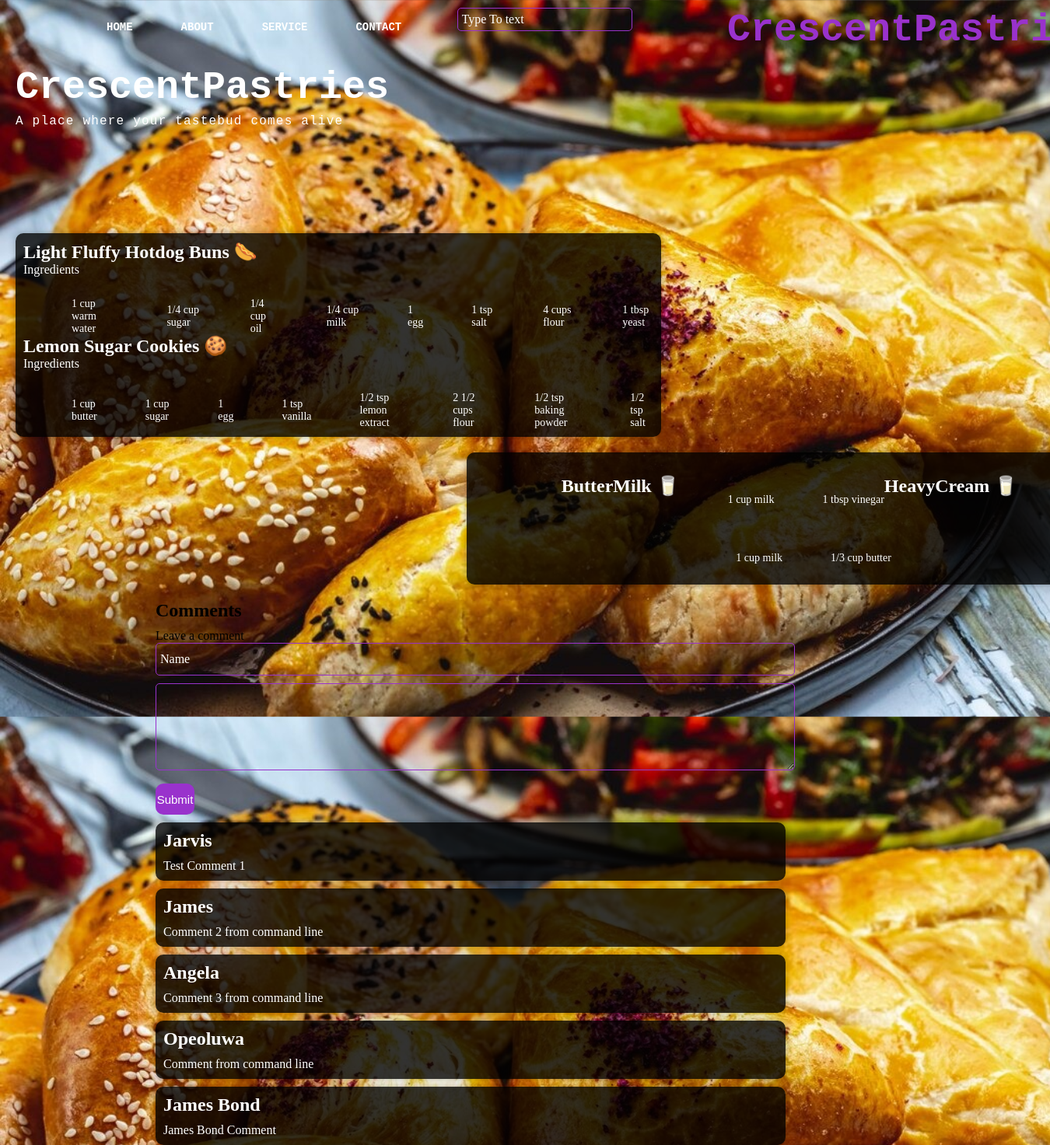
The page / on the database its author committed.
### tables this page shows
CREATE TABLE comments (
id INTEGER PRIMARY KEY AUTOINCREMENT,
name TEXT,
comment TEXT,
datetime DATETIME DEFAULT CURRENT_TIMESTAMP
);

### app.py (the view)
@app.route('/')
def index():
    comments = get_comments()
    comments = format_comments(comments)
    return render_template('index.html', comments=comments)

### app.py (called while the page is built)
def get_comments():
    conn = sqlite3.connect(database)
    c = conn.cursor()
    c.execute('SELECT * FROM comments')
    comments = c.fetchall()
    conn.close()
    return comments

def format_comments(comments):
    var = [f'{name}: {comment}' for id, name, comment, datetime in comments]
    return var

### templates/index.html (shortened to what this page needs)
<!DOCTYPE html>
<html lang="en">
<head>
    <link rel="stylesheet" href="static/style.css">
</head>
<body>
    <div class="main">
        <div class="navbar">
        <div class="icon">
            <h2 class="logo">CrescentPastries</h2>
        </div>
        <div class="menu">
            <ul>
            <li><a href="#">HOME</a></li>
            <li><a href="#">ABOUT</a></li>
            <li><a href="#">SERVICE</a></li>
            <li><a href="#">CONTACT</a></li>
            </ul>
        </div>
        <div id="search-bar">
            <input type="search" name="" placeholder="Type To text" />
        </div>
    </div>
    <div class="content">
        <h1>CrescentPastries</h1>
        <p class="par">A place where your tastebud comes alive</p>
    </div>
  </div>
  <div id="recipes" class="recipes">
    <div id="1">
        <h2>Light Fluffy Hotdog Buns 🌭</h2>
        <p>Ingredients</p>
        <ul>
            <li>1 cup warm water</li>
            <li>1/4 cup sugar</li>
            <li>1/4 cup oil</li>
            <li>1/4 cup milk</li>
            <li>1 egg</li>
            <li>1 tsp salt</li>
            <li>4 cups flour</li>
            <li>1 tbsp yeast</li>
        </ul>
    </div>
    <div id="2">
        <h2>Lemon Sugar Cookies 🍪</h2>
        <p>Ingredients</p>
        <ul>
            <li>1 cup butter</li>
            <li>1 cup sugar</li>
            <li>1 egg</li>
            <li>1 tsp vanilla</li>
            <li>1/2 tsp lemon extract</li>
            <li>2 1/2 cups flour</li>
            <li>1/2 tsp baking powder</li>
            <li>1/2 tsp salt</li>
        </ul>
    </div>
  </div>
  <div id="diy" class="recipes">
    <h2>ButterMilk 🥛</h2>
    <p>
        <ul>
            <li>1 cup milk</li>
            <li>1 tbsp vinegar</li>
        </ul>
    </p>
    <h2>HeavyCream 🥛</h2>
    <p>
        <ul>
            <li>1 cup milk</li>
            <li>1/3 cup butter</li>
        </ul>
    </p>
  </div>
  <div id="comments">
    <form action="/comments" method="POST">
        <h2>Comments</h2>
        <p>Leave a comment</p>
        <input type="text" name="name" id="name" placeholder="Name">
        <textarea name="comment" id="comment" cols="30" rows="10"></textarea>
        <button class="btn">Submit</button>
    </form>
    <div id="comment-section">
        {% for comment in comments %}
        <div class="comment">
            <h2>{{comment.split(': ')[0]}}</h2>
            <p>{{comment.split(': ')[1]}}</p>
        </div>
        {% endfor %}
  </div>
</body>
</html>

### static/style.css (style rules this page uses)
* { margin: 0; padding: 0; }
html { background: url("/static/meatpie.jpg"); background-repeat: repeat-y; background-size: cover; }
.main { width: 100%; background-position: center; background-size: cover; height: 100vh; }
.navbar { width: 1200px; height: 75px; margin: auto; }
.logo { color: #9932CC; font-size: 50px; font-family: 'Courier New', Courier, monospace; padding-left: 10px; padding-top: 10px; }
.icon { width: 200px; float: right; height: 70px; margin-right: 150px; }
.menu { width: 400px; float: left; height: 70px; }
ul { float: left; display: flex; justify-content: center; align-items: center; }
ul li { list-style: none; margin-left: 62px; margin-top: 27px; font-size: 14px; }
ul li a { text-decoration: none; color: #fff; font-family: 'Courier New', Courier, monospace; font-weight: bold; transition: 0.4s ease-in-out; }
.btn { width: 50px; height: 40px; background: #9932CC; border: 2px solid #9932CC; margin-top: 13px; color: #fff; font-size: 15px; border-bottom-right-radius: 5px; border-bottom-right-radius: 5px; }
.content { width: 1200px; height: auto; margin: left; color: white; position: relative; }
.content .par { padding-left: 20px; padding-bottom: 25px; font-family: 'Courier New', Courier, monospace; letter-spacing: 1.2px; line-height: 30px; }
.content h1 { font-family: 'Courier New', Courier, monospace; font-size: 50px; padding-left: 20px; margin-top: 9px; }
::placeholder { color: #fff; font-family: 'Times New Roman', Times, serif; }
.btn { background: #9932CC; border: none; border-radius: 10px; cursor: pointer; color: #fff; transition: 0.4s ease; }
#search-bar { height: 50px; display: flex; justify-content: center; align-items: center; }
#search-bar input { width: 50%; height: 30px; border-radius: 5px; border: 1px solid #9932CC; padding: 5px; font-size: 16px; background-color: transparent; }
.recipes { margin-left: 20px; padding: 10px; font-family: 'comic sans ms'; margin-top: -500px; display: flex; justify-content: center; align-items: center; flex-wrap: wrap; width: 60vw; background-color: rgba(0, 0, 0, 0.8); border-radius: 10px; box-shadow: 0 0 10px rgba(0, 0, 0, 0.3); color: white; }
#diy { margin-top: 20px; margin-left: 600px !important; height: 150px; }
#diy h2 { margin-bottom: 10px!important; }
#comments { margin-top: 20px; width: 60vw; margin-left: 200px; height: 150px; }
#comments h2 { margin-bottom: 10px!important; }
#comments .comment { margin-top: 10px; padding: 10px; background-color: rgba(0, 0, 0, 0.8); border-radius: 10px; box-shadow: 0 0 10px rgba(0, 0, 0, 0.3); color: white; }
#comments textarea { width: 100%; height: 100px; border-radius: 5px; border: 1px solid #9932CC; padding: 5px; font-size: 16px; background-color: transparent; }
#comments input { width: 100%; height: 30px; border-radius: 5px; border: 1px solid #9932CC; padding: 5px; font-size: 16px; background-color: transparent; margin-bottom: 10px; }

### rows shown on the page
comments: name "Jarvis", comment "Test Comment 1"
comments: name "James", comment "Comment 2 from command line"
comments: name "Angela", comment "Comment 3 from command line"
comments: name "Opeoluwa", comment "Comment from command line"
comments: name "James Bond", comment "James Bond Comment"
